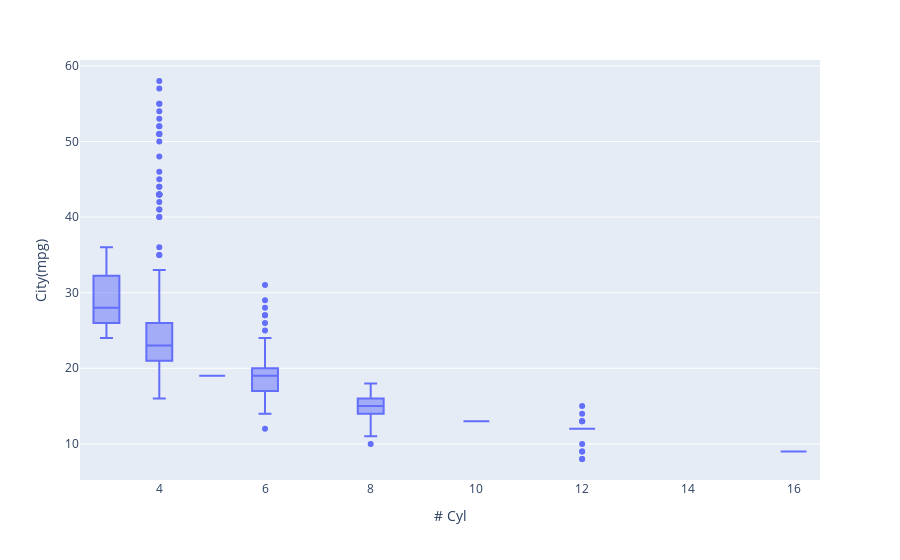

Notebook code for this chart:
### Markdown cell above
**Question 6: Create a code block that performs the following operations: (10 points)**

1. Imports the `2020_Car_mpg.xlsx` file into a Pandas DataFrame called `fuel_data`.
2. Creates a box plot that compares each type of cylinder with the city mpg.
3. Creates individual groups for 3, 4, 6, 8, and 12 cylinder vehicles.
4. Performs ANOVA on all the groups.

### Code cell
# Box plot for Q6.
fuel_data = pd.read_excel('Resources/2020_Car_mpg.xlsx')
px.box(fuel_data, x='# Cyl', y= 'City(mpg)')

### Figure 1 — Plotly figure (JSON) as saved in the notebook; plotly's stock layout.template omitted (floating-point values rounded to 4 significant figures; data arrays with more than 128 entries replaced by an {"elided": "..."} marker saying what was removed)
{"data": [{"alignmentgroup": "True", "hovertemplate": "# Cyl=%{x}<br>City(mpg)=%{y}<extra></extra>", "legendgroup": "", "marker": {"color": "#636efa"}, "name": "", "notched": false, "offsetgroup": "", "orientation": "v", "showlegend": false, "type": "box", "x": {"elided": "1168 int values"}, "x0": " ", "xaxis": "x", "y": {"elided": "1168 int values"}, "y0": " ", "yaxis": "y"}], "layout": {"boxmode": "group", "legend": {"tracegroupgap": 0}, "margin": {"t": 60}, "xaxis": {"anchor": "y", "domain": [0, 1], "title": {"text": "# Cyl"}}, "yaxis": {"anchor": "x", "domain": [0, 1], "title": {"text": "City(mpg)"}}}}
